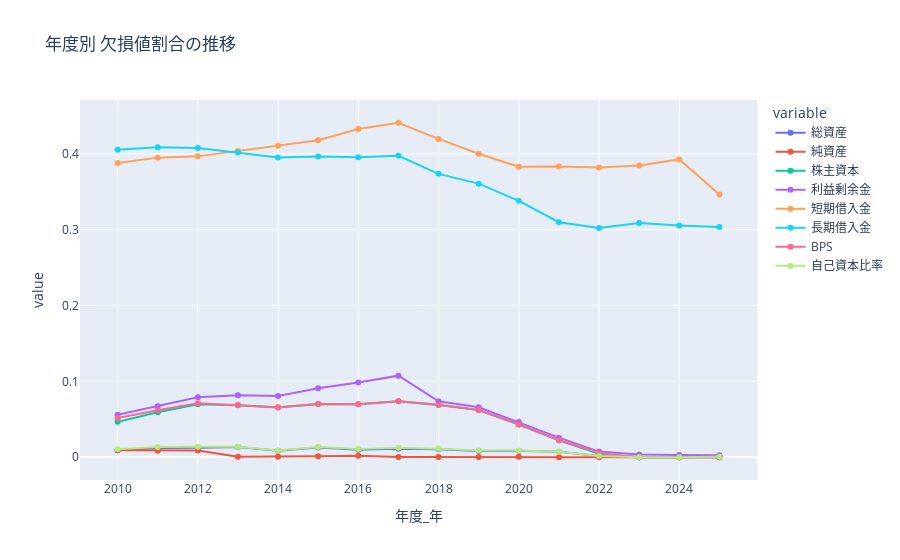

The cell this chart's notebook holds for it:
### Markdown cell above
### 年ごとの欠損率の傾向を確認（折れ線グラフ）

### Code cell
#missing_year_df = {}
pd.options.display.max_rows = 1000
#display(all_df[settings["files"][0]].head(1000))
df = all_df[settings["files"][0]].copy()
df["年度_年"] = df["年度"].astype(str).str[:4].astype(int)

missing_ratio_by_year = (
    df.drop(columns=["コード", "年度"])
      .groupby("年度_年")
      .agg(lambda g: g.isnull().mean())
      .reset_index()
)
display(missing_ratio_by_year)
fig = px.line(
    missing_ratio_by_year,
    x="年度_年",
    y=missing_ratio_by_year.columns.drop("年度_年"),
    title="年度別 欠損値割合の推移",
    markers=True,
)
fig.show()

### Figure 1 — Plotly figure (JSON) as saved in the notebook; plotly's stock layout.template omitted (floating-point values rounded to 4 significant figures)
{"data": [{"hovertemplate": "variable=総資産<br>年度_年=%{x}<br>value=%{y}<extra></extra>", "legendgroup": "総資産", "line": {"color": "#636efa", "dash": "solid"}, "marker": {"symbol": "circle"}, "mode": "lines+markers", "name": "総資産", "orientation": "v", "showlegend": true, "type": "scatter", "x": [2010, 2011, 2012, 2013, 2014, 2015, 2016, 2017, 2018, 2019, 2020, 2021, 2022, 2023, 2024, 2025], "xaxis": "x", "y": [0.009102, 0.01224, 0.01254, 0.01359, 0.008466, 0.01286, 0.01, 0.01115, 0.01041, 0.008153, 0.008657, 0.007102, 0.001684, 0.0, 0.0, 0.0], "yaxis": "y"}, {"hovertemplate": "variable=純資産<br>年度_年=%{x}<br>value=%{y}<extra></extra>", "legendgroup": "純資産", "line": {"color": "#EF553B", "dash": "solid"}, "marker": {"symbol": "circle"}, "mode": "lines+markers", "name": "純資産", "orientation": "v", "showlegend": true, "type": "scatter", "x": [2010, 2011, 2012, 2013, 2014, 2015, 2016, 2017, 2018, 2019, 2020, 2021, 2022, 2023, 2024, 2025], "xaxis": "x", "y": [0.009102, 0.00854, 0.008916, 0.0008154, 0.0007937, 0.001286, 0.002001, 0.0002424, 0.0002365, 0.0004659, 0.0007019, 0.0, 0.0, 0.0, 0.0, 0.0], "yaxis": "y"}, {"hovertemplate": "variable=株主資本<br>年度_年=%{x}<br>value=%{y}<extra></extra>", "legendgroup": "株主資本", "line": {"color": "#00cc96", "dash": "solid"}, "marker": {"symbol": "circle"}, "mode": "lines+markers", "name": "株主資本", "orientation": "v", "showlegend": true, "type": "scatter", "x": [2010, 2011, 2012, 2013, 2014, 2015, 2016, 2017, 2018, 2019, 2020, 2021, 2022, 2023, 2024, 2025], "xaxis": "x", "y": [0.04668, 0.05921, 0.06994, 0.0685, 0.06561, 0.0702, 0.06977, 0.07392, 0.06883, 0.06219, 0.04305, 0.02225, 0.004571, 0.0, 0.0, 0.0007921], "yaxis": "y"}, {"hovertemplate": "variable=利益剰余金<br>年度_年=%{x}<br>value=%{y}<extra></extra>", "legendgroup": "利益剰余金", "line": {"color": "#ab63fa", "dash": "solid"}, "marker": {"symbol": "circle"}, "mode": "lines+markers", "name": "利益剰余金", "orientation": "v", "showlegend": true, "type": "scatter", "x": [2010, 2011, 2012, 2013, 2014, 2015, 2016, 2017, 2018, 2019, 2020, 2021, 2022, 2023, 2024, 2025], "xaxis": "x", "y": [0.05608, 0.06718, 0.07913, 0.08182, 0.08069, 0.09103, 0.09852, 0.1076, 0.07379, 0.06592, 0.04633, 0.0258, 0.007457, 0.003561, 0.003117, 0.002772], "yaxis": "y"}, {"hovertemplate": "variable=短期借入金<br>年度_年=%{x}<br>value=%{y}<extra></extra>", "legendgroup": "短期借入金", "line": {"color": "#FFA15A", "dash": "solid"}, "marker": {"symbol": "circle"}, "mode": "lines+markers", "name": "短期借入金", "orientation": "v", "showlegend": true, "type": "scatter", "x": [2010, 2011, 2012, 2013, 2014, 2015, 2016, 2017, 2018, 2019, 2020, 2021, 2022, 2023, 2024, 2025], "xaxis": "x", "y": [0.3881, 0.3951, 0.3968, 0.4039, 0.4108, 0.4181, 0.4329, 0.4411, 0.4198, 0.4002, 0.383, 0.3835, 0.3822, 0.3846, 0.3927, 0.3465], "yaxis": "y"}, {"hovertemplate": "variable=長期借入金<br>年度_年=%{x}<br>value=%{y}<extra></extra>", "legendgroup": "長期借入金", "line": {"color": "#19d3f3", "dash": "solid"}, "marker": {"symbol": "circle"}, "mode": "lines+markers", "name": "長期借入金", "orientation": "v", "showlegend": true, "type": "scatter", "x": [2010, 2011, 2012, 2013, 2014, 2015, 2016, 2017, 2018, 2019, 2020, 2021, 2022, 2023, 2024, 2025], "xaxis": "x", "y": [0.4055, 0.4088, 0.4079, 0.402, 0.3952, 0.3968, 0.3956, 0.3975, 0.3737, 0.3608, 0.3381, 0.3099, 0.3024, 0.3089, 0.3056, 0.3038], "yaxis": "y"}, {"hovertemplate": "variable=BPS<br>年度_年=%{x}<br>value=%{y}<extra></extra>", "legendgroup": "BPS", "line": {"color": "#FF6692", "dash": "solid"}, "marker": {"symbol": "circle"}, "mode": "lines+markers", "name": "BPS", "orientation": "v", "showlegend": true, "type": "scatter", "x": [2010, 2011, 2012, 2013, 2014, 2015, 2016, 2017, 2018, 2019, 2020, 2021, 2022, 2023, 2024, 2025], "xaxis": "x", "y": [0.05167, 0.06206, 0.07133, 0.06877, 0.06587, 0.0702, 0.06977, 0.07392, 0.0693, 0.06219, 0.04328, 0.02273, 0.005773, 0.0, 0.0, 0.0007921], "yaxis": "y"}, {"hovertemplate": "variable=自己資本比率<br>年度_年=%{x}<br>value=%{y}<extra></extra>", "legendgroup": "自己資本比率", "line": {"color": "#B6E880", "dash": "solid"}, "marker": {"symbol": "circle"}, "mode": "lines+markers", "name": "自己資本比率", "orientation": "v", "showlegend": true, "type": "scatter", "x": [2010, 2011, 2012, 2013, 2014, 2015, 2016, 2017, 2018, 2019, 2020, 2021, 2022, 2023, 2024, 2025], "xaxis": "x", "y": [0.01057, 0.01366, 0.01393, 0.01386, 0.008995, 0.01337, 0.01075, 0.0126, 0.01112, 0.008852, 0.008891, 0.007339, 0.001684, 0.0, 0.0, 0.0007921], "yaxis": "y"}], "layout": {"legend": {"title": {"text": "variable"}, "tracegroupgap": 0}, "title": {"text": "年度別 欠損値割合の推移"}, "xaxis": {"anchor": "y", "domain": [0, 1], "title": {"text": "年度_年"}}, "yaxis": {"anchor": "x", "domain": [0, 1], "title": {"text": "value"}}}}
